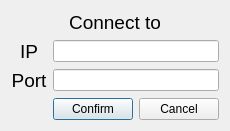
<?xml version="1.0" encoding="UTF-8"?>
<ui version="4.0">
 <class>config</class>
 <widget class="QDialog" name="config">
  <property name="geometry">
   <rect>
    <x>0</x>
    <y>0</y>
    <width>213</width>
    <height>128</height>
   </rect>
  </property>
  <property name="windowTitle">
   <string>Dialog</string>
  </property>
  <layout class="QGridLayout" name="gridLayout">
   <item row="0" column="0" colspan="3">
    <widget class="QLabel" name="label">
     <property name="sizePolicy">
      <sizepolicy hsizetype="Preferred" vsizetype="Fixed">
       <horstretch>0</horstretch>
       <verstretch>0</verstretch>
      </sizepolicy>
     </property>
     <property name="font">
      <font>
       <pointsize>14</pointsize>
      </font>
     </property>
     <property name="text">
      <string>Connect to</string>
     </property>
     <property name="alignment">
      <set>Qt::AlignCenter</set>
     </property>
    </widget>
   </item>
   <item row="1" column="0">
    <widget class="QLabel" name="label_2">
     <property name="font">
      <font>
       <pointsize>14</pointsize>
      </font>
     </property>
     <property name="text">
      <string>IP</string>
     </property>
     <property name="alignment">
      <set>Qt::AlignCenter</set>
     </property>
    </widget>
   </item>
   <item row="1" column="1" colspan="2">
    <widget class="QLineEdit" name="lineEdit"/>
   </item>
   <item row="2" column="0">
    <widget class="QLabel" name="label_3">
     <property name="font">
      <font>
       <pointsize>14</pointsize>
      </font>
     </property>
     <property name="text">
      <string>Port</string>
     </property>
     <property name="alignment">
      <set>Qt::AlignCenter</set>
     </property>
    </widget>
   </item>
   <item row="2" column="1" colspan="2">
    <widget class="QLineEdit" name="lineEdit_2"/>
   </item>
   <item row="3" column="1">
    <widget class="QPushButton" name="pushButton">
     <property name="text">
      <string>Confirm</string>
     </property>
    </widget>
   </item>
   <item row="3" column="2">
    <widget class="QPushButton" name="pushButton_2">
     <property name="text">
      <string>Cancel</string>
     </property>
    </widget>
   </item>
  </layout>
 </widget>
 <resources/>
 <connections/>
</ui>
